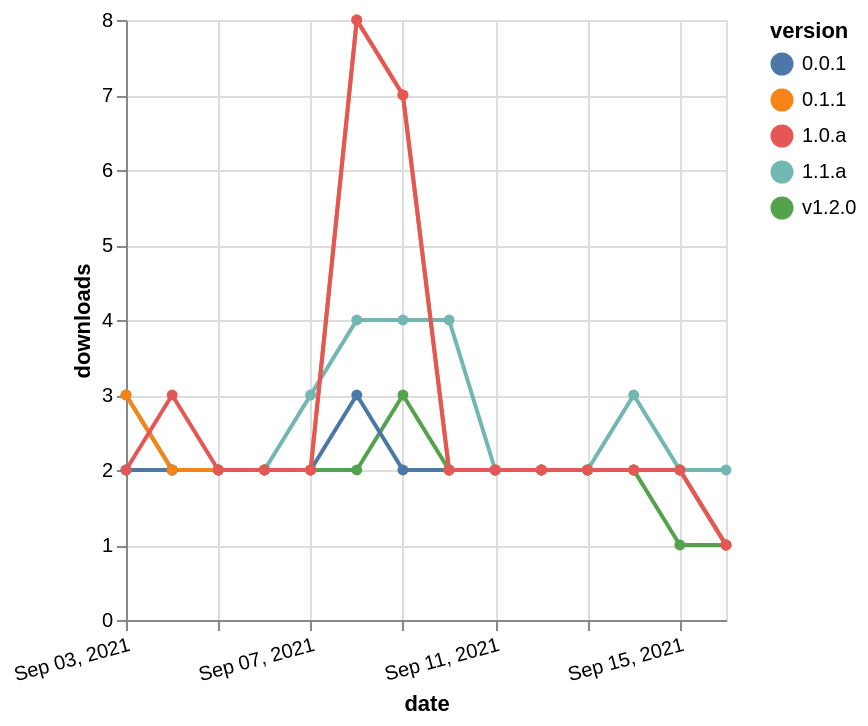

Vega-Lite specification stored for this chart:
### Vega-Lite specification from a JSON file in a GitHub repository (floating-point values rounded to 4 significant figures)
{"$schema": "https://vega.github.io/schema/vega-lite/v5.json", "description": "A simple bar chart with embedded data.", "data": {"values": [{"date": "2021-09-03", "total": 848, "delta": 2, "version": "1.1.a"}, {"date": "2021-09-04", "total": 850, "delta": 2, "version": "1.1.a"}, {"date": "2021-09-05", "total": 852, "delta": 2, "version": "1.1.a"}, {"date": "2021-09-06", "total": 854, "delta": 2, "version": "1.1.a"}, {"date": "2021-09-07", "total": 857, "delta": 3, "version": "1.1.a"}, {"date": "2021-09-08", "total": 861, "delta": 4, "version": "1.1.a"}, {"date": "2021-09-09", "total": 865, "delta": 4, "version": "1.1.a"}, {"date": "2021-09-10", "total": 869, "delta": 4, "version": "1.1.a"}, {"date": "2021-09-11", "total": 871, "delta": 2, "version": "1.1.a"}, {"date": "2021-09-12", "total": 873, "delta": 2, "version": "1.1.a"}, {"date": "2021-09-13", "total": 875, "delta": 2, "version": "1.1.a"}, {"date": "2021-09-14", "total": 878, "delta": 3, "version": "1.1.a"}, {"date": "2021-09-15", "total": 880, "delta": 2, "version": "1.1.a"}, {"date": "2021-09-16", "total": 882, "delta": 2, "version": "1.1.a"}, {"date": "2021-09-03", "total": 126, "delta": 3, "version": "v1.2.0"}, {"date": "2021-09-04", "total": 128, "delta": 2, "version": "v1.2.0"}, {"date": "2021-09-05", "total": 130, "delta": 2, "version": "v1.2.0"}, {"date": "2021-09-06", "total": 132, "delta": 2, "version": "v1.2.0"}, {"date": "2021-09-07", "total": 134, "delta": 2, "version": "v1.2.0"}, {"date": "2021-09-08", "total": 136, "delta": 2, "version": "v1.2.0"}, {"date": "2021-09-09", "total": 139, "delta": 3, "version": "v1.2.0"}, {"date": "2021-09-10", "total": 141, "delta": 2, "version": "v1.2.0"}, {"date": "2021-09-11", "total": 143, "delta": 2, "version": "v1.2.0"}, {"date": "2021-09-12", "total": 145, "delta": 2, "version": "v1.2.0"}, {"date": "2021-09-13", "total": 147, "delta": 2, "version": "v1.2.0"}, {"date": "2021-09-14", "total": 149, "delta": 2, "version": "v1.2.0"}, {"date": "2021-09-15", "total": 150, "delta": 1, "version": "v1.2.0"}, {"date": "2021-09-16", "total": 151, "delta": 1, "version": "v1.2.0"}, {"date": "2021-09-03", "total": 1638, "delta": 2, "version": "0.0.1"}, {"date": "2021-09-04", "total": 1640, "delta": 2, "version": "0.0.1"}, {"date": "2021-09-05", "total": 1642, "delta": 2, "version": "0.0.1"}, {"date": "2021-09-06", "total": 1644, "delta": 2, "version": "0.0.1"}, {"date": "2021-09-07", "total": 1646, "delta": 2, "version": "0.0.1"}, {"date": "2021-09-08", "total": 1649, "delta": 3, "version": "0.0.1"}, {"date": "2021-09-09", "total": 1651, "delta": 2, "version": "0.0.1"}, {"date": "2021-09-10", "total": 1653, "delta": 2, "version": "0.0.1"}, {"date": "2021-09-11", "total": 1655, "delta": 2, "version": "0.0.1"}, {"date": "2021-09-12", "total": 1657, "delta": 2, "version": "0.0.1"}, {"date": "2021-09-13", "total": 1659, "delta": 2, "version": "0.0.1"}, {"date": "2021-09-14", "total": 1661, "delta": 2, "version": "0.0.1"}, {"date": "2021-09-15", "total": 1663, "delta": 2, "version": "0.0.1"}, {"date": "2021-09-16", "total": 1664, "delta": 1, "version": "0.0.1"}, {"date": "2021-09-03", "total": 1958, "delta": 3, "version": "0.1.1"}, {"date": "2021-09-04", "total": 1960, "delta": 2, "version": "0.1.1"}, {"date": "2021-09-05", "total": 1962, "delta": 2, "version": "0.1.1"}, {"date": "2021-09-06", "total": 1964, "delta": 2, "version": "0.1.1"}, {"date": "2021-09-07", "total": 1966, "delta": 2, "version": "0.1.1"}, {"date": "2021-09-08", "total": 1974, "delta": 8, "version": "0.1.1"}, {"date": "2021-09-09", "total": 1981, "delta": 7, "version": "0.1.1"}, {"date": "2021-09-10", "total": 1983, "delta": 2, "version": "0.1.1"}, {"date": "2021-09-11", "total": 1985, "delta": 2, "version": "0.1.1"}, {"date": "2021-09-12", "total": 1987, "delta": 2, "version": "0.1.1"}, {"date": "2021-09-13", "total": 1989, "delta": 2, "version": "0.1.1"}, {"date": "2021-09-14", "total": 1991, "delta": 2, "version": "0.1.1"}, {"date": "2021-09-15", "total": 1993, "delta": 2, "version": "0.1.1"}, {"date": "2021-09-16", "total": 1994, "delta": 1, "version": "0.1.1"}, {"date": "2021-09-03", "total": 1852, "delta": 2, "version": "1.0.a"}, {"date": "2021-09-04", "total": 1855, "delta": 3, "version": "1.0.a"}, {"date": "2021-09-05", "total": 1857, "delta": 2, "version": "1.0.a"}, {"date": "2021-09-06", "total": 1859, "delta": 2, "version": "1.0.a"}, {"date": "2021-09-07", "total": 1861, "delta": 2, "version": "1.0.a"}, {"date": "2021-09-08", "total": 1869, "delta": 8, "version": "1.0.a"}, {"date": "2021-09-09", "total": 1876, "delta": 7, "version": "1.0.a"}, {"date": "2021-09-10", "total": 1878, "delta": 2, "version": "1.0.a"}, {"date": "2021-09-11", "total": 1880, "delta": 2, "version": "1.0.a"}, {"date": "2021-09-12", "total": 1882, "delta": 2, "version": "1.0.a"}, {"date": "2021-09-13", "total": 1884, "delta": 2, "version": "1.0.a"}, {"date": "2021-09-14", "total": 1886, "delta": 2, "version": "1.0.a"}, {"date": "2021-09-15", "total": 1888, "delta": 2, "version": "1.0.a"}, {"date": "2021-09-16", "total": 1889, "delta": 1, "version": "1.0.a"}]}, "width": "container", "mark": {"type": "line", "point": {"filled": true}}, "encoding": {"x": {"field": "date", "type": "temporal", "timeUnit": "yearmonthdate", "title": "date", "axis": {"labelAngle": -15}}, "y": {"field": "delta", "type": "quantitative", "title": "downloads"}, "color": {"field": "version", "type": "nominal"}, "tooltip": {"field": "delta"}}}
